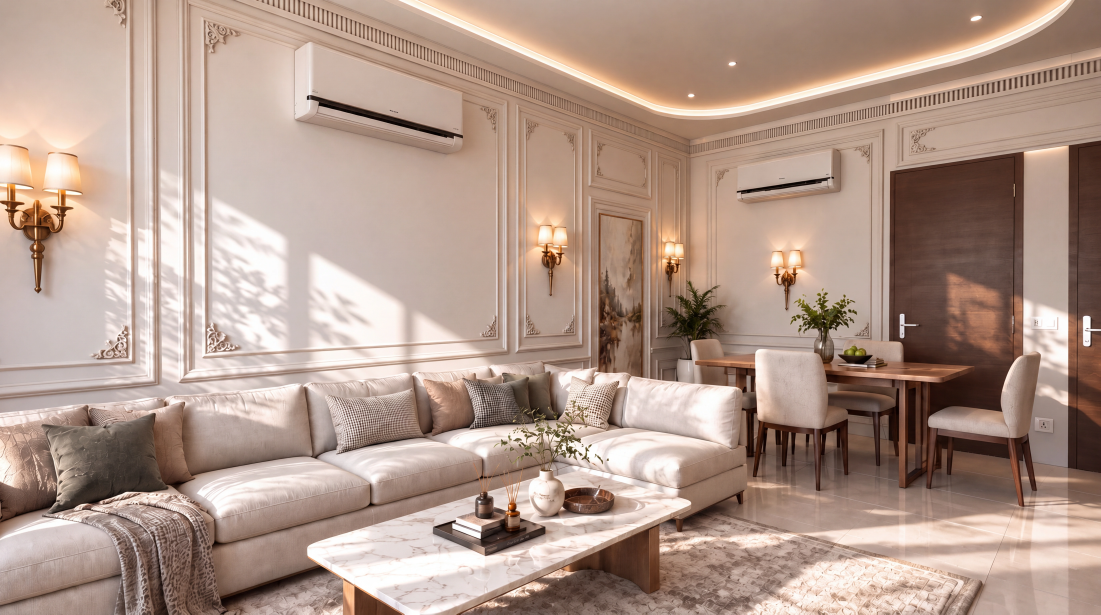
#> input picture images/showcase/elevation-a/2026/lobby.webp, 5504 x 3072 px, given in place of Lobby.jpeg, which was not available (shown at 1/5 size)
$ python prepare_elevation_assets.py
#> lines starting #> are read from the running program, lines starting #| are printed output that depends on the picture
from pathlib import Path
from PIL import Image, ImageOps


ROOT = Path(__file__).resolve().parents[1]
SOURCES = {
    "a": {
        "folder": ROOT / "Elevation_A",
        "files": {
            "lobby": "Lobby.jpeg",
            "tv-wall": "TV_Wall.jpeg",
            "kitchen": "Kitchen.jpg",
            "bedroom-01": "Bedroom_01.jpeg",
            "bedroom-02": "Bedroom_02.jpg",
            "room-02": "Room_02.jpg",
            "bathroom": "Bathroom.jpg",
        },
    },
    "b": {
        "folder": ROOT / "Elevation_B",
        "files": {
            "lobby": "Lobby.jpg",
            "tv-wall": "TV_Wall_Area.jpg",
            "kitchen": "Kitchen.jpg",
            "room-01": "Room_01.jpg",
            "room-02": "Room_02.jpg",
            "room-03": "Room_03.jpg",
            "room-04": "Room_04.jpg",
            "bathroom": "Bathroom.jpg",
        },
    },
}


for elevation, config in SOURCES.items():
    output = ROOT / "images" / "showcase" / f"elevation-{elevation}" / "2026"
    thumbnails = output / "thumbs"
    thumbnails.mkdir(parents=True, exist_ok=True)

    for stem, filename in config["files"].items():
        source = config["folder"] / filename
        if not source.is_file():
            raise FileNotFoundError(source)

        with Image.open(source) as opened:
#> opened is the input picture: PIL image 5504x3072 RGB; mean R, G, B 176.6, 152.1, 139.1
            image = ImageOps.exif_transpose(opened).convert("RGB")
            full_path = output / f"{stem}.webp"
            image.save(full_path, "WEBP", quality=95, method=6)

            thumb = image.copy()
            thumb.thumbnail((480, 480), Image.Resampling.LANCZOS)
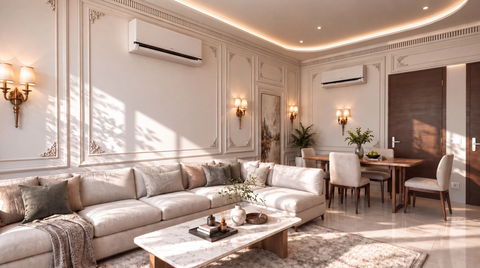
#> thumb: PIL image 480x268 RGB; mean R, G, B 176.6, 152, 139
            thumb_path = thumbnails / f"{stem}.webp"
            thumb.save(thumb_path, "WEBP", quality=88, method=6)

        print(f"{elevation.upper()} {filename}: {image.width}x{image.height} -> {full_path.stat().st_size:,} bytes; thumb {thumb_path.stat().st_size:,} bytes")
#| A Lobby.jpeg: 5504x3072 -> 2,070,810 bytes; thumb 28,548 bytes
#> (the run stopped early here; a loop or call above may not have finished)

$ run again, with images/showcase/elevation-a/2026/bathroom.webp copied over images/showcase/elevation-a/2026/lobby.webp
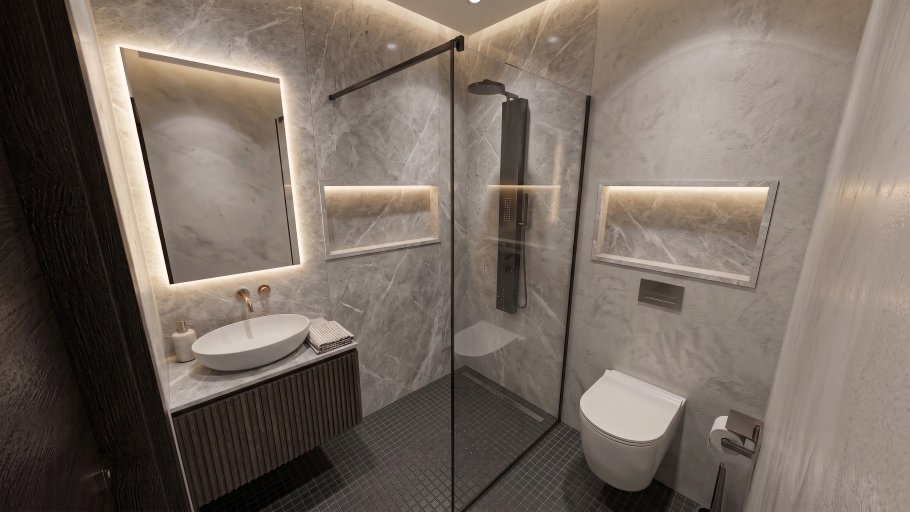
#> input picture images/showcase/elevation-a/2026/bathroom.webp, 2730 x 1536 px, given in place of Lobby.jpeg, which was not available (shown at 1/3 size)
#> opened is the input picture: PIL image 2730x1536 RGB; mean R, G, B 119.8, 107.7, 98.7
#> `thumb.thumbnail((480, 480), Image.Resampling.LANCZOS)`:
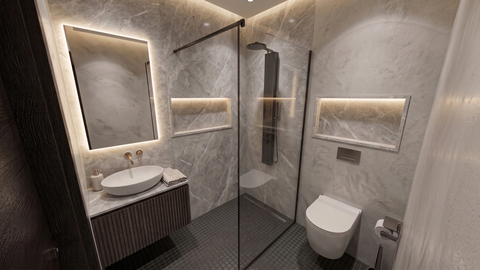
#> thumb: PIL image 480x270 RGB; mean R, G, B 119.9, 107.8, 98.8
#| A Lobby.jpeg: 2730x1536 -> 712,650 bytes; thumb 20,210 bytes

$ run again, with images/showcase/elevation-a/2026/bedroom-01.webp copied over images/showcase/elevation-a/2026/lobby.webp
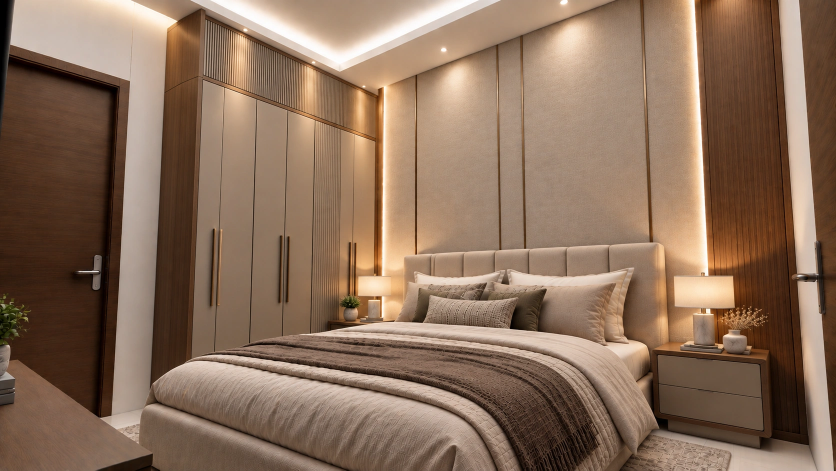
#> input picture images/showcase/elevation-a/2026/bedroom-01.webp, 1672 x 941 px, given in place of Lobby.jpeg, which was not available (shown at 1/2 size)
#> opened is the input picture: PIL image 1672x941 RGB; mean R, G, B 139.2, 111.9, 91.5
#> `thumb.thumbnail((480, 480), Image.Resampling.LANCZOS)`:
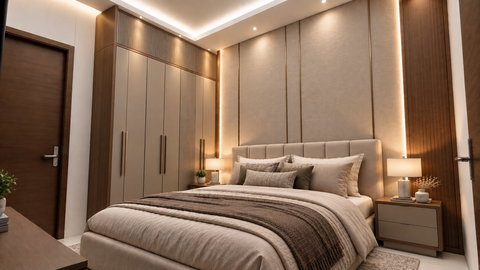
#> thumb: PIL image 480x270 RGB; mean R, G, B 139.2, 111.9, 91.5
#| A Lobby.jpeg: 1672x941 -> 335,354 bytes; thumb 20,694 bytes

$ run again, with images/showcase/elevation-a/2026/room-02.webp copied over images/showcase/elevation-a/2026/lobby.webp
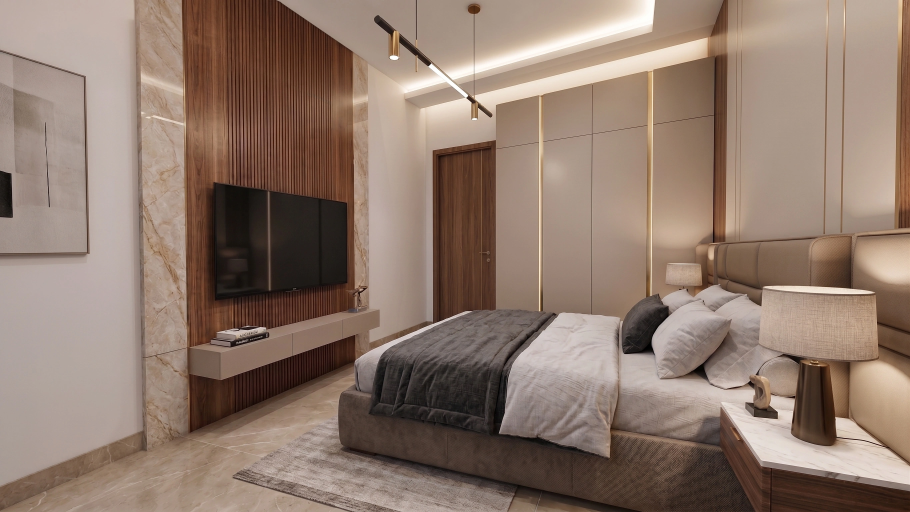
#> input picture images/showcase/elevation-a/2026/room-02.webp, 2730 x 1536 px, given in place of Lobby.jpeg, which was not available (shown at 1/3 size)
#> opened is the input picture: PIL image 2730x1536 RGB; mean R, G, B 143.4, 122, 109
#> `thumb.thumbnail((480, 480), Image.Resampling.LANCZOS)`:
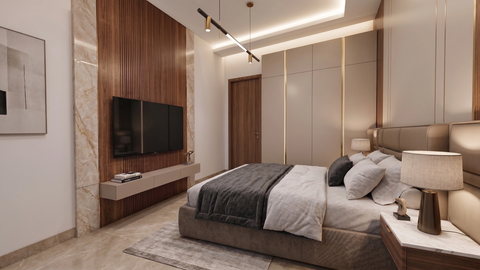
#> thumb: PIL image 480x270 RGB; mean R, G, B 143.5, 122.1, 109.2
#| A Lobby.jpeg: 2730x1536 -> 681,234 bytes; thumb 17,906 bytes
